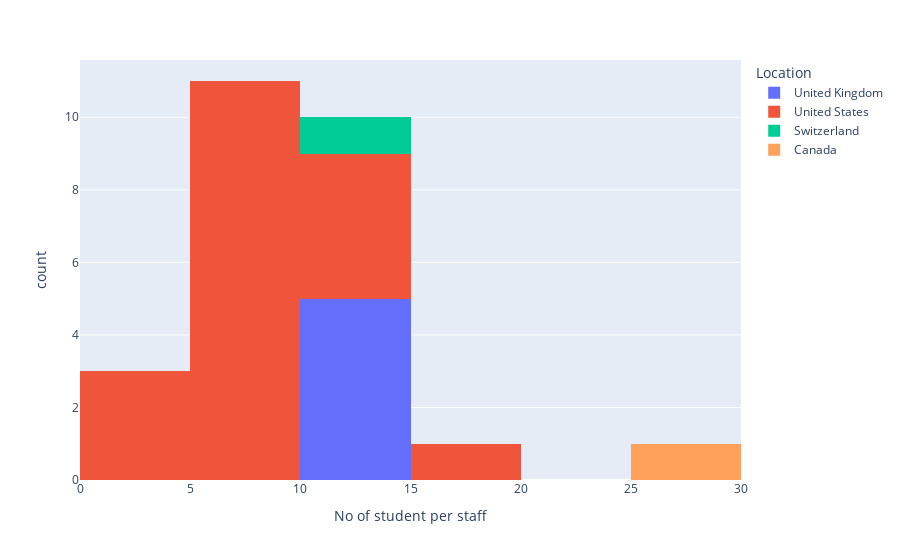

Notebook source saved alongside this figure:
### Code cell
top_30_universities = df.head(30)
px.histogram(top_30_universities, x="No of student per staff", color="Location")

### Figure 1 — Plotly figure (JSON) as saved in the notebook; plotly's stock layout.template omitted (floating-point values rounded to 4 significant figures)
{"data": [{"alignmentgroup": "True", "bingroup": "x", "hovertemplate": "Location=United Kingdom<br>No of student per staff=%{x}<br>count=%{y}<extra></extra>", "legendgroup": "United Kingdom", "marker": {"color": "#636efa", "pattern": {"shape": ""}}, "name": "United Kingdom", "offsetgroup": "United Kingdom", "orientation": "v", "showlegend": true, "type": "histogram", "x": [10.6, 11.3, 11.2, 10.3, 11.8], "xaxis": "x", "yaxis": "y"}, {"alignmentgroup": "True", "bingroup": "x", "hovertemplate": "Location=United States<br>No of student per staff=%{x}<br>count=%{y}<extra></extra>", "legendgroup": "United States", "marker": {"color": "#EF553B", "pattern": {"shape": ""}}, "name": "United States", "offsetgroup": "United States", "orientation": "v", "showlegend": true, "type": "histogram", "x": [9.6, 7.1, 8.2, 6.2, 8, 18.4, 5.9, 4.5, 6, 6.3, 4.7, 10.3, 9.7, 8.2, 9.8, 4.2, 13.2, 10.8, 12.9], "xaxis": "x", "yaxis": "y"}, {"alignmentgroup": "True", "bingroup": "x", "hovertemplate": "Location=Switzerland<br>No of student per staff=%{x}<br>count=%{y}<extra></extra>", "legendgroup": "Switzerland", "marker": {"color": "#00cc96", "pattern": {"shape": ""}}, "name": "Switzerland", "offsetgroup": "Switzerland", "orientation": "v", "showlegend": true, "type": "histogram", "x": [14.8], "xaxis": "x", "yaxis": "y"}, {"alignmentgroup": "True", "bingroup": "x", "hovertemplate": "Location=Canada<br>No of student per staff=%{x}<br>count=%{y}<extra></extra>", "legendgroup": "Canada", "marker": {"color": "#FFA15A", "pattern": {"shape": ""}}, "name": "Canada", "offsetgroup": "Canada", "orientation": "v", "showlegend": true, "type": "histogram", "x": [25.8], "xaxis": "x", "yaxis": "y"}], "layout": {"barmode": "relative", "legend": {"title": {"text": "Location"}, "tracegroupgap": 0}, "margin": {"t": 60}, "xaxis": {"anchor": "y", "domain": [0, 1], "title": {"text": "No of student per staff"}}, "yaxis": {"anchor": "x", "domain": [0, 1], "title": {"text": "count"}}}}
